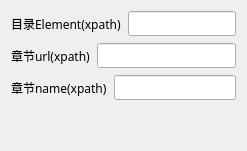
                               <widget class="QWidget" name="page_model_1">
                                <layout class="QVBoxLayout" name="verticalLayout_18">
                                 <property name="spacing">
                                  <number>7</number>
                                 </property>
                                 <property name="leftMargin">
                                  <number>11</number>
                                 </property>
                                 <property name="topMargin">
                                  <number>11</number>
                                 </property>
                                 <property name="rightMargin">
                                  <number>11</number>
                                 </property>
                                 <property name="bottomMargin">
                                  <number>11</number>
                                 </property>
                                 <item>
                                  <layout class="QHBoxLayout" name="hLayout_model_1_element">
                                   <item>
                                    <widget class="QLabel" name="label_model_1_element">
                                     <property name="font">
                                      <font>
                                       <family>Microsoft YaHei</family>
                                      </font>
                                     </property>
                                     <property name="text">
                                      <string>目录Element(xpath)</string>
                                     </property>
                                    </widget>
                                   </item>
                                   <item>
                                    <widget class="QLineEdit" name="lineEdit_model_1_element">
                                     <property name="minimumSize">
                                      <size>
                                       <width>0</width>
                                       <height>0</height>
                                      </size>
                                     </property>
                                     <property name="maximumSize">
                                      <size>
                                       <width>1000</width>
                                       <height>1000</height>
                                      </size>
                                     </property>
                                     <property name="baseSize">
                                      <size>
                                       <width>0</width>
                                       <height>0</height>
                                      </size>
                                     </property>
                                     <property name="font">
                                      <font>
                                       <family>Microsoft YaHei</family>
                                       <pointsize>9</pointsize>
                                      </font>
                                     </property>
                                     <property name="alignment">
                                      <set>Qt::AlignLeading|Qt::AlignLeft|Qt::AlignTop</set>
                                     </property>
                                    </widget>
                                   </item>
                                  </layout>
                                 </item>
                                 <item>
                                  <layout class="QHBoxLayout" name="hLayout_model_1_bookUrl">
                                   <item>
                                    <widget class="QLabel" name="label_model_1_bookUrl">
                                     <property name="font">
                                      <font>
                                       <family>Microsoft YaHei</family>
                                      </font>
                                     </property>
                                     <property name="text">
                                      <string>章节url(xpath)</string>
                                     </property>
                                    </widget>
                                   </item>
                                   <item>
                                    <widget class="QLineEdit" name="lineEdit_model_1_bookUrl">
                                     <property name="minimumSize">
                                      <size>
                                       <width>0</width>
                                       <height>0</height>
                                      </size>
                                     </property>
                                     <property name="maximumSize">
                                      <size>
                                       <width>1000</width>
                                       <height>1000</height>
                                      </size>
                                     </property>
                                     <property name="baseSize">
                                      <size>
                                       <width>0</width>
                                       <height>0</height>
                                      </size>
                                     </property>
                                     <property name="font">
                                      <font>
                                       <family>Microsoft YaHei</family>
                                       <pointsize>9</pointsize>
                                      </font>
                                     </property>
                                     <property name="alignment">
                                      <set>Qt::AlignLeading|Qt::AlignLeft|Qt::AlignTop</set>
                                     </property>
                                    </widget>
                                   </item>
                                  </layout>
                                 </item>
                                 <item>
                                  <layout class="QHBoxLayout" name="hLayout_model_1_bookName">
                                   <item>
                                    <widget class="QLabel" name="label_model_1_bookName">
                                     <property name="font">
                                      <font>
                                       <family>Microsoft YaHei</family>
                                      </font>
                                     </property>
                                     <property name="text">
                                      <string>章节name(xpath)</string>
                                     </property>
                                    </widget>
                                   </item>
                                   <item>
                                    <widget class="QLineEdit" name="lineEdit_model_1_bookName">
                                     <property name="minimumSize">
                                      <size>
                                       <width>0</width>
                                       <height>0</height>
                                      </size>
                                     </property>
                                     <property name="maximumSize">
                                      <size>
                                       <width>1000</width>
                                       <height>1000</height>
                                      </size>
                                     </property>
                                     <property name="baseSize">
                                      <size>
                                       <width>0</width>
                                       <height>0</height>
                                      </size>
                                     </property>
                                     <property name="font">
                                      <font>
                                       <family>Microsoft YaHei</family>
                                       <pointsize>9</pointsize>
                                      </font>
                                     </property>
                                     <property name="alignment">
                                      <set>Qt::AlignLeading|Qt::AlignLeft|Qt::AlignTop</set>
                                     </property>
                                    </widget>
                                   </item>
                                  </layout>
                                 </item>
                                 <item>
                                  <spacer name="vSpacer_model_1">
                                   <property name="orientation">
                                    <enum>Qt::Vertical</enum>
                                   </property>
                                   <property name="sizeHint" stdset="0">
                                    <size>
                                     <width>20</width>
                                     <height>40</height>
                                    </size>
                                   </property>
                                  </spacer>
                                 </item>
                                </layout>
                               </widget>
